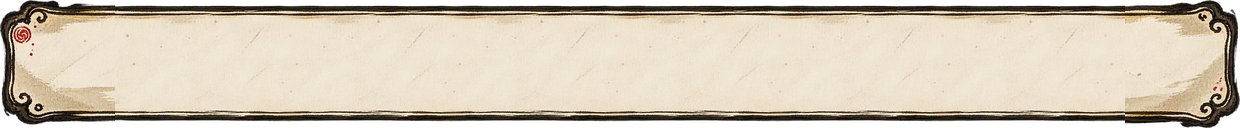
#> input picture One-Bag-Jianghu/Assets/_Game/Textures2D/UI/Kit/input_field_wide.png, 1240 x 128 px
$ python -i remove_checker.py   (imports and definitions only)
#> lines starting #> are read from the running program, lines starting #| are printed output that depends on the picture
#> further down, picture is the input picture: PIL image 1240x128 RGBA; mean R, G, B, A 185.1, 174.3, 156.5, 225
"""Remove a fake transparency checkerboard (or plain light background) baked into AI-generated icons.

ChatGPT sometimes paints the grey/white checkerboard instead of real alpha. This flood-fills from the
image border over light, low-saturation pixels and makes them transparent; the ink outline of the object
stops the fill. Images that already have real transparency are skipped.

    py tools/art/remove_checker.py <file-or-folder> [--backup DIR] [--tolerance 40]
"""
import argparse
import shutil
from collections import deque
from pathlib import Path

from PIL import Image, ImageFilter


# [20 lines left out: functions is_background, fill, not called in this run]


def already_transparent(im):
    if im.mode != "RGBA":
        return False
    alpha = im.getchannel("A")
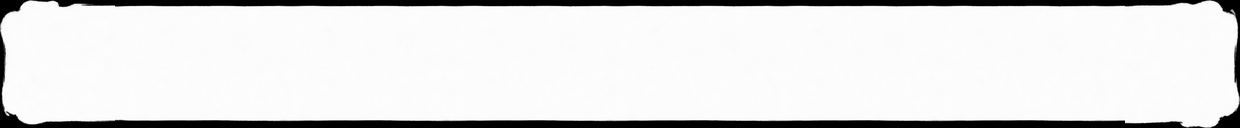
#> alpha: PIL image 1240x128 L; min 0, max 255, mean 225
    w, h = im.size
#> w = 1240; h = 128
    corners = [alpha.getpixel((0, 0)), alpha.getpixel((w - 1, 0)), alpha.getpixel((0, h - 1)), alpha.getpixel((w - 1, h - 1))]
#> corners = [0, 0, 0, 0]
    return all(a < 10 for a in corners)


# [56 lines left out: functions process, main, not called in this run]


# [2 lines not run here, left out]

>>> from PIL import Image
>>> picture = Image.open('../../One-Bag-Jianghu/Assets/_Game/Textures2D/UI/Kit/input_field_wide.png')
>>> result = already_transparent(picture)
#> result = True
